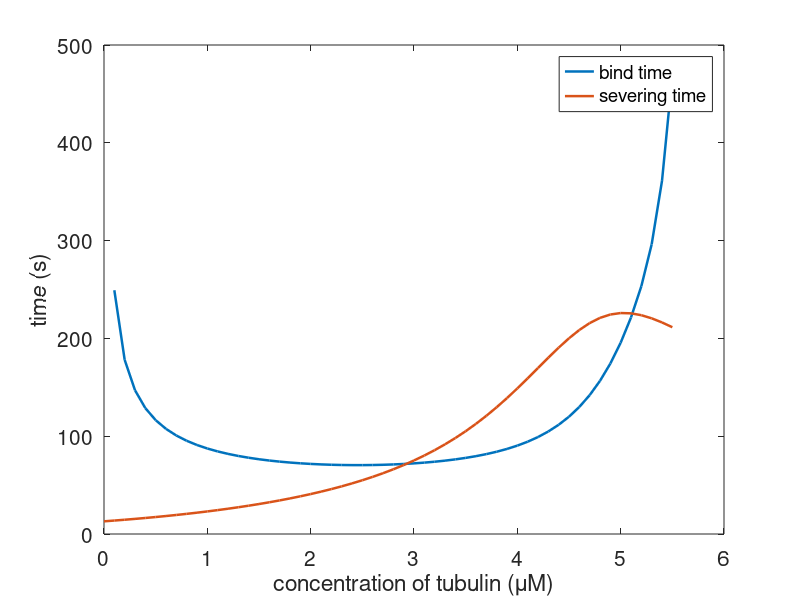

The MATLAB script that drew this image:
% bind time and severing time vs [T]
%severing time we already have
%bind time is a function of [T] and mean length
close all;
set(groot,'defaultLineLineWidth',1.8)
set(groot,'defaultAxesFontSize',15)
set(gca,'FontWeight','bold')
kdt=3.4;
cs=.05;
kds=12/6000;
cts=0:.1:5.5;
th_means=zeros(size(cts));
sevtimes=zeros(size(cts));
C5=zeros(size(cts));
bind_time=zeros(size(cts));
kt=.11;
ks=.54;
L=25;
x0=1;
for a=1:length(cts)
    ct=cts(a);
    sevprob=((kt*ct/ks)^(x0)-1)/(((kt*ct/ks)^L)-1); 
    ra=ct*kdt;
    se=cs*kds*sevprob*4/13; %for length with repair- a bit off since length differs with delay
    cap=20000;
    th_dist=zeros(1,cap);
    for leng=1:length(th_dist)
            th_dist(leng)=(leng*se/ra)*exp(-(se/ra)*(leng^2)/2);   
    end 
        th_dist_x=th_dist*4/13; % gives length in nm
        for i=1:length(th_dist_x)
            th_means(a)=th_means(a)+i*th_dist_x(i);   
        end
    tstep=kt*ct+ks;
    r=kt*ct/ks;
    C5(a)=tstep*(((r+1)/(r-1))*(((r^L+1)./(r^L-1))*L-((r^x0+1)/(r^x0-1))*x0));
            if kt*ct==ks
                C5(i)=tstep*(L^2-x0^2)/3;
            end
    bind_time(a)=1/(th_means(a)*(kds*cs)*sevprob);
end
plot(cts,bind_time,'DisplayName','bind time')
hold on
plot(cts, C5,'DisplayName','severing time')
legend;
xlabel('concentration of tubulin (\muM)')
ylabel('time (s)')